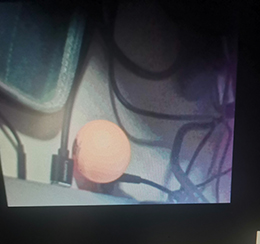
#> input picture Opencv/images/Original0.jpg, 260 x 244 px, given in place of the camera
$ python opencv_03.py
#> lines starting #> are read from the running program, lines starting #| are printed output that depends on the picture; after the words box and inside, x2 and y2 are one past the last pixel; in counts of white or black regions, pixels touching at a corner belong together
import cv2
import numpy as np
# 乒乓球位置识别，加入了指示移动方向的箭头


def empty(a):
    pass


def draw_direction(img, lx, ly, nx, ny):
    # 根据上一位置与当前位置计算移动方向并绘制箭头
    dx = nx - lx
    dy = ny - ly
    if abs(dx) < 4 and abs(dy) < 4:
        dx = 0
        dy = 0
    else:
        r = (dx**2 + dy**2)**0.5
        dx = int(dx/r*40)
        dy = int(dy/r*40)
        # print(dx, dy)
    cv2.arrowedLine(img, (60, 100), (60+dx, 100+dy), (0, 255, 0), 2)
    # print(nx-lx, ny-ly)   # 噪声一般为+-1
    # cv2.arrowedLine(img, (150, 150), (150+(nx-lx)*4, 150+(ny-ly)*4), (0, 0, 255), 2, 0, 0, 0.2)


frameWidth = 640
frameHeight = 480
cap = cv2.VideoCapture(0)  # 0对应笔记本自带摄像头
cap.set(3, frameWidth)  # set中，这里的3，下面的4和10是类似于功能号的东西，数字的值没有实际意义
cap.set(4, frameHeight)
cap.set(10, 80)        # 设置亮度
pulse_ms = 30

# [9 lines of commented-out code are left out]

lower = np.array([4, 180, 156])     # 适用于橙色乒乓球4<=h<=32
upper = np.array([32, 255, 255])

targetPos_x = 0
targetPos_y = 0
lastPos_x = 0
lastPos_y = 0

while True:
    _, img = cap.read()
#> img is the input picture: shape (244, 260, 3); mean B, G, R 80.9, 76.2, 74.2

    imgHsv = cv2.cvtColor(img, cv2.COLOR_BGR2HSV)
#> imgHsv: shape (244, 260, 3); mean H, S, V 95.6, 52.2, 84.9

    # [9 lines of commented-out code are left out]

    imgMask = cv2.inRange(imgHsv, lower, upper)     # 获取遮罩
#> imgMask: shape (244, 260); every value is 0
    imgOutput = cv2.bitwise_and(img, img, mask=imgMask)
#> imgOutput: shape (244, 260, 3); every value is 0
    contours, hierarchy = cv2.findContours(imgMask, cv2.RETR_EXTERNAL, cv2.CHAIN_APPROX_NONE)   # 查找轮廓
#> contours = []
    print("contours:",contours)
#| contours: []
    # https://blog.csdn.net/laobai1015/article/details/76400725
    # CV_RETR_EXTERNAL 只检测最外围轮廓
    # CV_CHAIN_APPROX_NONE 保存物体边界上所有连续的轮廓点到contours向量内
    imgMask = cv2.cvtColor(imgMask, cv2.COLOR_GRAY2BGR)     # 转换后，后期才能够与原画面拼接，否则与原图维数不同

    # 下面的代码查找包围框，并绘制
    x, y, w, h = 0, 0, 0, 0
    for cnt in contours:
        print("cnt:",cnt)
        area = cv2.contourArea(cnt)
        print("area:",area)
        # print(area)
        if area > 300:
            x, y, w, h = cv2.boundingRect(cnt)
            lastPos_x = targetPos_x
            lastPos_y = targetPos_y
            targetPos_x = int(x+w/2)
            targetPos_y = int(y+h/2)
            cv2.rectangle(img, (x, y), (x+w, y+h), (0, 255, 0), 2)
            cv2.circle(img, (targetPos_x, targetPos_y), 2, (0, 255, 0), 4)
#> this loop made 0 passes

    # 坐标（图像内的）
    cv2.putText(img, "({:0<2d}, {:0<2d})".format(targetPos_x, targetPos_y), (20, 30),
                cv2.FONT_HERSHEY_PLAIN, 1, (0, 255, 0), 2)  # 文字
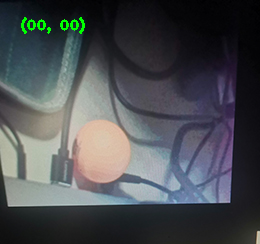
#> img: shape (244, 260, 3); 0.56% of pixels changed, all inside (x1, y1, x2, y2) = (21, 17, 85, 34)
    draw_direction(img, lastPos_x, lastPos_y, targetPos_x, targetPos_y)
#> in draw_direction, `cv2.arrowedLine(img, (60, 100), (60+dx, 100+dy), (0, 255, 0), 2)`: img: shape (244, 260, 3); 0.01% of pixels changed, all inside (x1, y1, x2, y2) = (59, 99, 62, 102)

    imgStack = np.hstack([img, imgOutput])
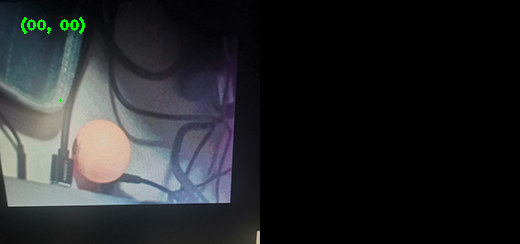
#> imgStack: shape (244, 520, 3); mean B, G, R 40.3, 38.7, 37
    # imgStack = np.hstack([img, imgMask])            # 拼接
    cv2.imshow('Horizontal Stacking', imgStack)     # 显示
    if cv2.waitKey(pulse_ms) & 0xFF == ord('q'):          # 按下“q”推出（英文输入法）
#> (key q is pressed here)
        print("Quit\n")
        break

cap.release()
cv2.destroyAllWindows()

$ run again, on Opencv/images/Original1.jpg
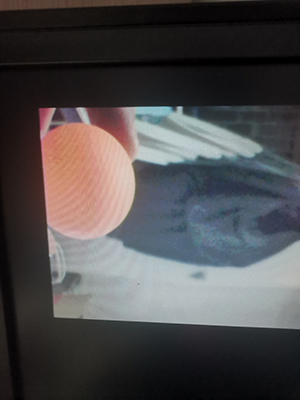
#> input picture Opencv/images/Original1.jpg, 300 x 400 px, given in place of the camera
#> img is the input picture: shape (400, 300, 3); mean B, G, R 76.2, 75.1, 77.1
#> imgHsv: shape (400, 300, 3); mean H, S, V 75.9, 49.6, 84.5
#> imgMask: shape (400, 300); every value is 0
#> imgOutput: shape (400, 300, 3); every value is 0
#> contours = []
#| contours: []
#> `cv2.putText(img, "({:0<2d}, {:0<2d})".format(targetPos_x, targetPos_y)..`:
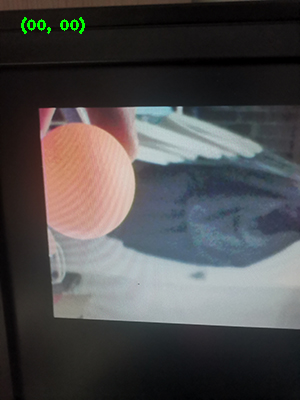
#> img: shape (400, 300, 3); 0.3% of pixels changed, all inside (x1, y1, x2, y2) = (21, 17, 85, 34)
#> `imgStack = np.hstack([img, imgOutput])`:
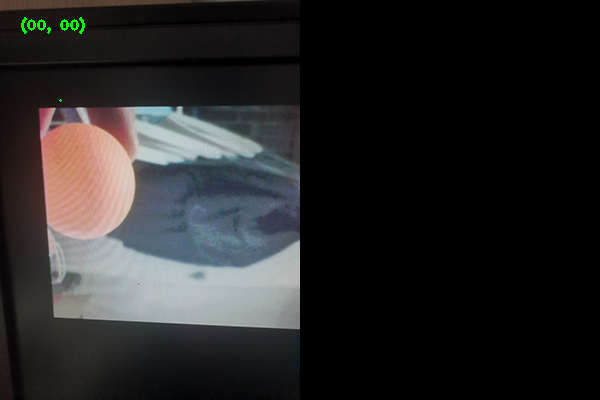
#> imgStack: shape (400, 600, 3); mean B, G, R 38.1, 37.9, 38.5
